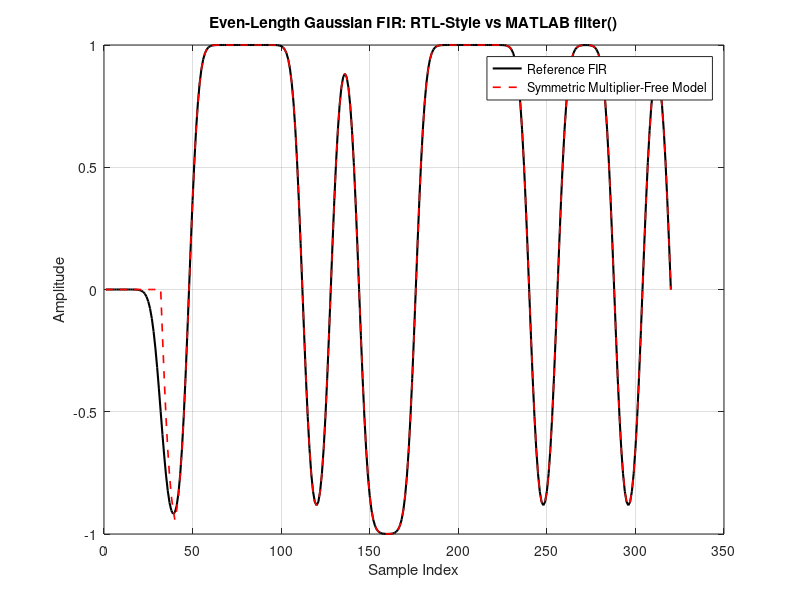
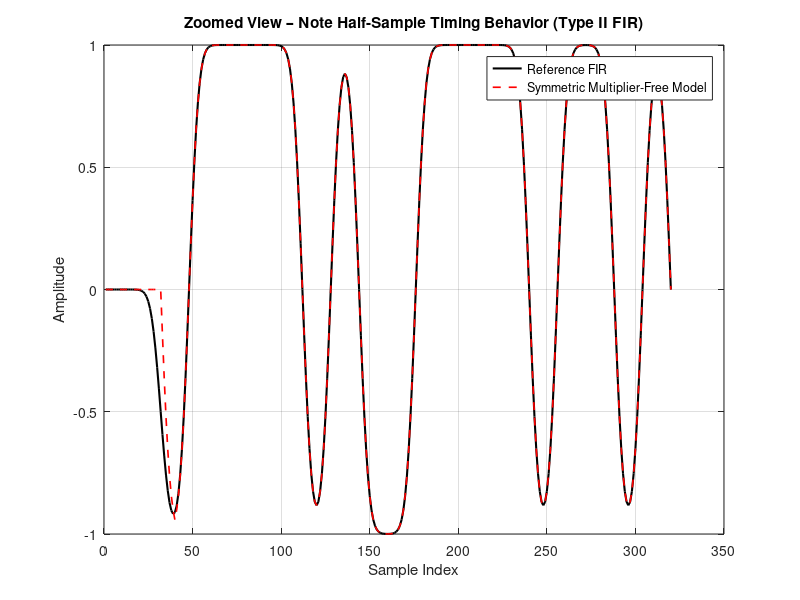

Write MATLAB code to recreate these figures, in order.
%% BLE Gaussian FIR – EVEN-Length Symmetric, Multiplier-Free (Sample-Based)
% Type-II linear-phase FIR (no center tap)
% Uses half-sample-shifted Gaussian coefficients (64 taps for span=4, sps=16)
% RTL-style: shift register + symmetric pre-add + sign/shift logic
% Verified against MATLAB reference filter(h_even,1,x)

clear; clc; close all;

%% ------------------------
% Parameters
%% ------------------------
BT   = 0.5;
span = 4;         % symbols
sps  = 16;        % samples per symbol

L = span * sps;  % EVEN length = 64 taps
Ts_sym = 1/sps;  % sample period in symbol-time units

fprintf("Using EVEN-length FIR: L = %d taps (Type II)\n", L);
fprintf("Group delay = %.1f samples (%.3f symbols)\n", ...
        (L-1)/2, ((L-1)/2)/sps);

%% ------------------------
% Generate EVEN-length Gaussian coefficients (half-sample centered)
%% ------------------------

% Time support: [-span/2, +span/2] in symbol units
t0 = span / 2;

% Half-sample shifted grid (symmetry center between samples)
t = (-t0 + Ts_sym/2) : Ts_sym : (t0 - Ts_sym/2);
assert(length(t) == L, "Time grid mismatch");

% Gaussian sigma (symbol-time units)
sigma = sqrt(log(2)) / (2*pi*BT);

% Continuous Gaussian
g = exp(-(t.^2) / (2*sigma^2));

% Normalize for unity DC gain
h = g(:);
h = h / sum(h);

% Symmetry check
assert(max(abs(h - flipud(h))) < 1e-12, "Coefficients not symmetric");

%% ------------------------
% Generate NRZ input (sample-based)
%% ------------------------
numSymbols = 20;
bits = randi([0 1], numSymbols, 1);
nrz  = 2*bits - 1;        % {0,1} → {-1,+1}
x    = repelem(nrz, sps);

%% ------------------------
% Delay line
%% ------------------------
delayLine = zeros(L,1);

%% ------------------------
% Output buffer
%% ------------------------
y = zeros(length(x),1);

pairs = L / 2;   % 32 symmetric pairs for L=64

%% ------------------------
% Multiplier-Free EVEN-Length Symmetric FIR
%% ------------------------
% x[n] ∈ {-1,+1}
% s = x1 + x2 ∈ {-2,0,+2}
% h[k] * s = {+2h[k], 0, -2h[k]}
%
% No center tap in EVEN-length case

for n = 1:length(x)

    % Shift register (1 sample per clock)
    delayLine = [x(n); delayLine(1:end-1)];

    acc = 0;

    % Symmetric tap processing
    for k = 1:pairs
        s = delayLine(k) + delayLine(L-k+1);  % ∈ {-2,0,+2}

        if s == 2
            acc = acc + 2*h(k);
        elseif s == -2
            acc = acc - 2*h(k);
        end
        % s == 0 → no contribution
    end

    y(n) = acc;
end

%% ------------------------
% Reference FIR for verification
%% ------------------------
y_ref = filter(h, 1, x);

%% ------------------------
% Error check
%% ------------------------
max_err = max(abs(y - y_ref));
fprintf("Max absolute error vs reference = %.3e\n", max_err);

%% ------------------------
% Plot comparison
%% ------------------------
figure;
plot(y_ref, 'k', 'LineWidth', 1.5); hold on;
plot(y, 'r--', 'LineWidth', 1.2);
grid on;
title('Even-Length Gaussian FIR: RTL-Style vs MATLAB filter()');
xlabel('Sample Index');
ylabel('Amplitude');
legend('Reference FIR', 'Symmetric Multiplier-Free Model');

%% ------------------------
% Zoomed view (timing behavior)
%% ------------------------
figure;
idx = 1:min(400, length(x));
plot(idx, y_ref(idx), 'k', 'LineWidth', 1.5); hold on;
plot(idx, y(idx), 'r--', 'LineWidth', 1.2);
grid on;
title('Zoomed View – Note Half-Sample Timing Behavior (Type II FIR)');
xlabel('Sample Index');
ylabel('Amplitude');
legend('Reference FIR', 'Symmetric Multiplier-Free Model');
